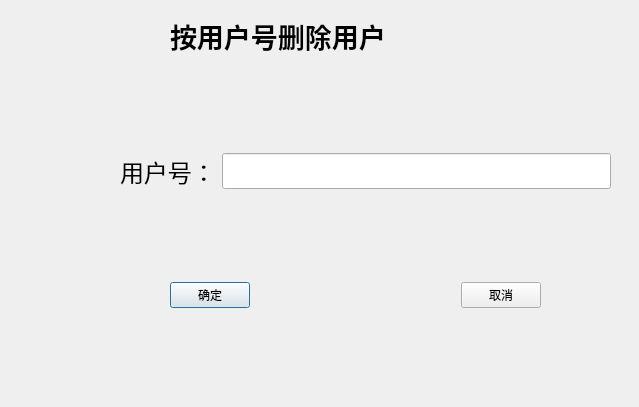
<?xml version="1.0" encoding="UTF-8"?>
<ui version="4.0">
 <class>Dialog</class>
 <widget class="QDialog" name="Dialog">
  <property name="geometry">
   <rect>
    <x>0</x>
    <y>0</y>
    <width>639</width>
    <height>407</height>
   </rect>
  </property>
  <property name="windowTitle">
   <string>Dialog</string>
  </property>
  <widget class="QLabel" name="label">
   <property name="geometry">
    <rect>
     <x>170</x>
     <y>10</y>
     <width>361</width>
     <height>51</height>
    </rect>
   </property>
   <property name="font">
    <font>
     <family>Arial Black</family>
     <pointsize>20</pointsize>
     <weight>75</weight>
     <bold>true</bold>
    </font>
   </property>
   <property name="text">
    <string>按用户号删除用户</string>
   </property>
  </widget>
  <widget class="QWidget" name="layoutWidget">
   <property name="geometry">
    <rect>
     <x>120</x>
     <y>150</y>
     <width>491</width>
     <height>43</height>
    </rect>
   </property>
   <layout class="QHBoxLayout" name="horizontalLayout">
    <item>
     <widget class="QLabel" name="label_2">
      <property name="font">
       <font>
        <family>Arial</family>
        <pointsize>18</pointsize>
       </font>
      </property>
      <property name="text">
       <string>用户号：</string>
      </property>
     </widget>
    </item>
    <item>
     <widget class="QLineEdit" name="lineEdit">
      <property name="font">
       <font>
        <family>Arial</family>
        <pointsize>18</pointsize>
       </font>
      </property>
     </widget>
    </item>
   </layout>
  </widget>
  <widget class="QWidget" name="layoutWidget">
   <property name="geometry">
    <rect>
     <x>170</x>
     <y>280</y>
     <width>371</width>
     <height>30</height>
    </rect>
   </property>
   <layout class="QHBoxLayout" name="horizontalLayout_2">
    <item>
     <widget class="QPushButton" name="pushButton">
      <property name="text">
       <string>确定</string>
      </property>
     </widget>
    </item>
    <item>
     <spacer name="horizontalSpacer">
      <property name="orientation">
       <enum>Qt::Horizontal</enum>
      </property>
      <property name="sizeHint" stdset="0">
       <size>
        <width>40</width>
        <height>20</height>
       </size>
      </property>
     </spacer>
    </item>
    <item>
     <widget class="QPushButton" name="pushButton_2">
      <property name="text">
       <string>取消</string>
      </property>
     </widget>
    </item>
   </layout>
  </widget>
 </widget>
 <resources/>
 <connections/>
</ui>
